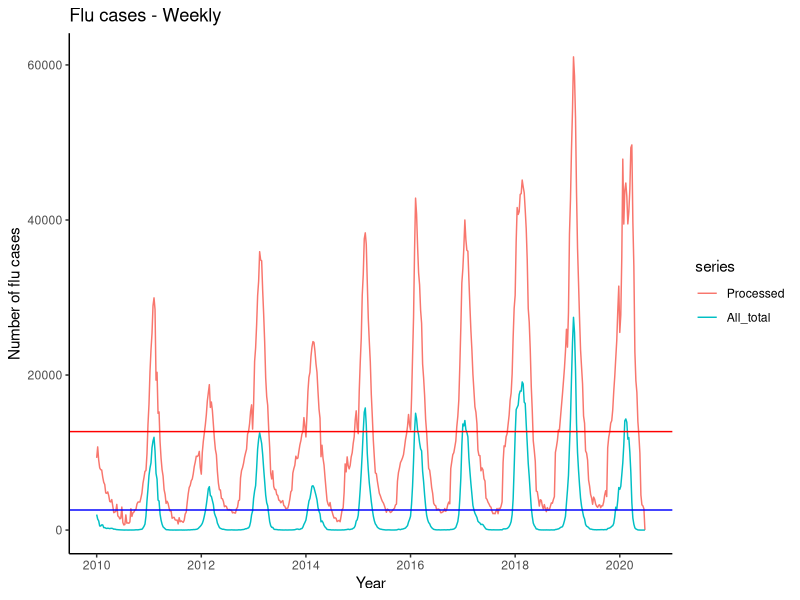
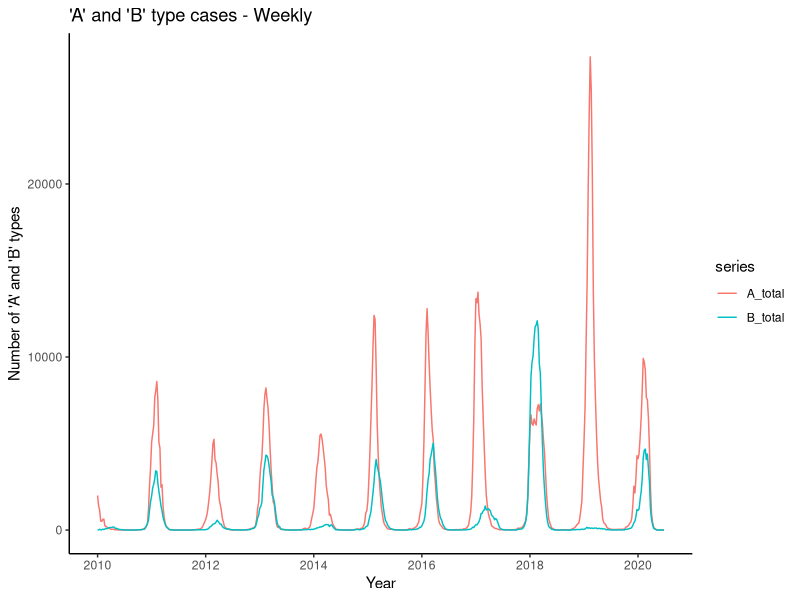
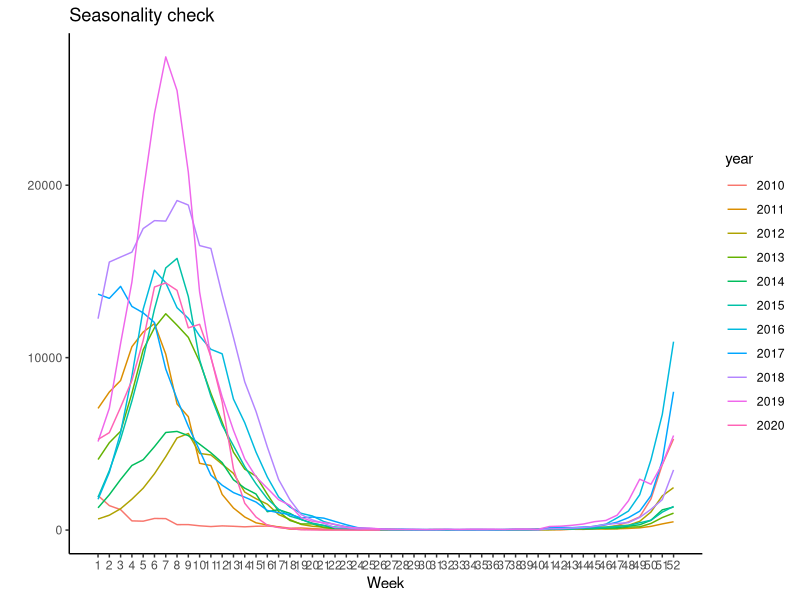
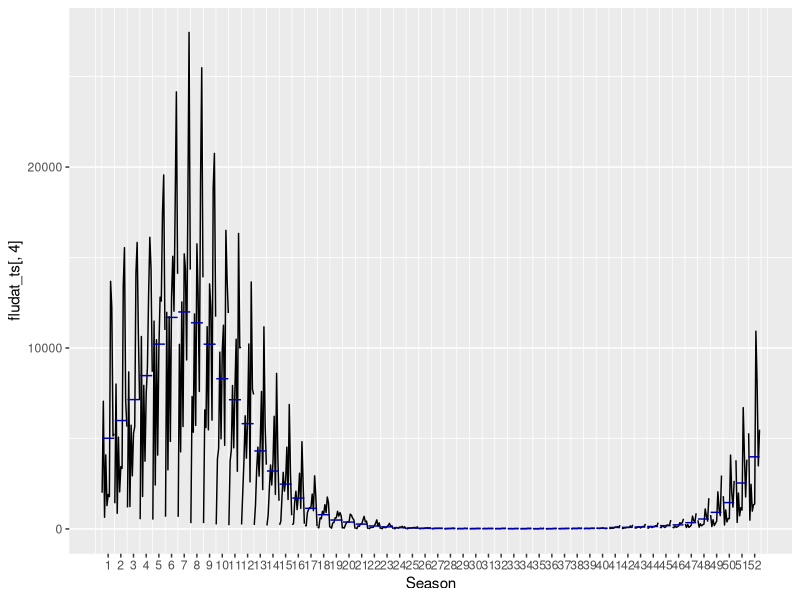
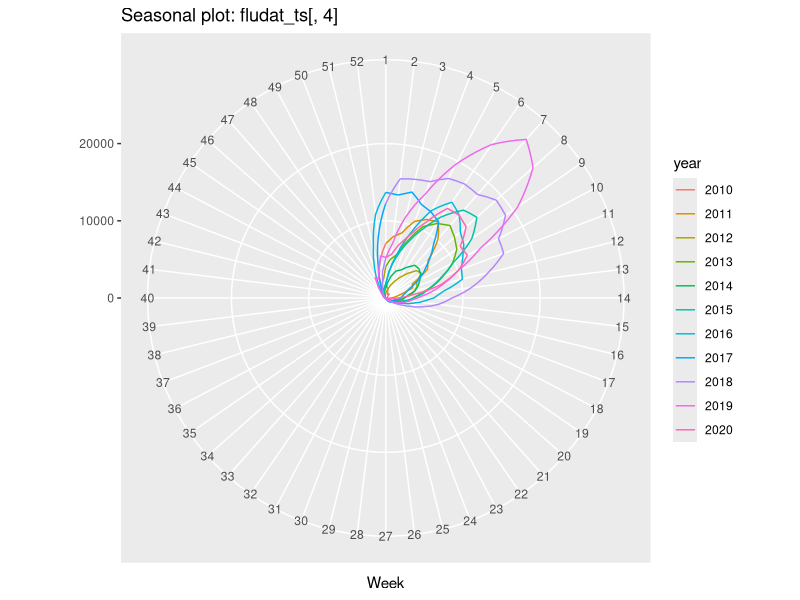
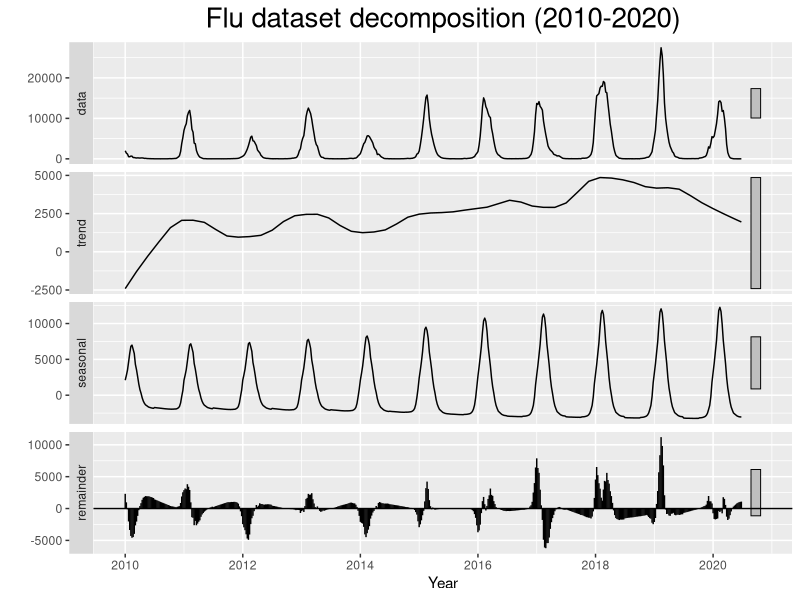
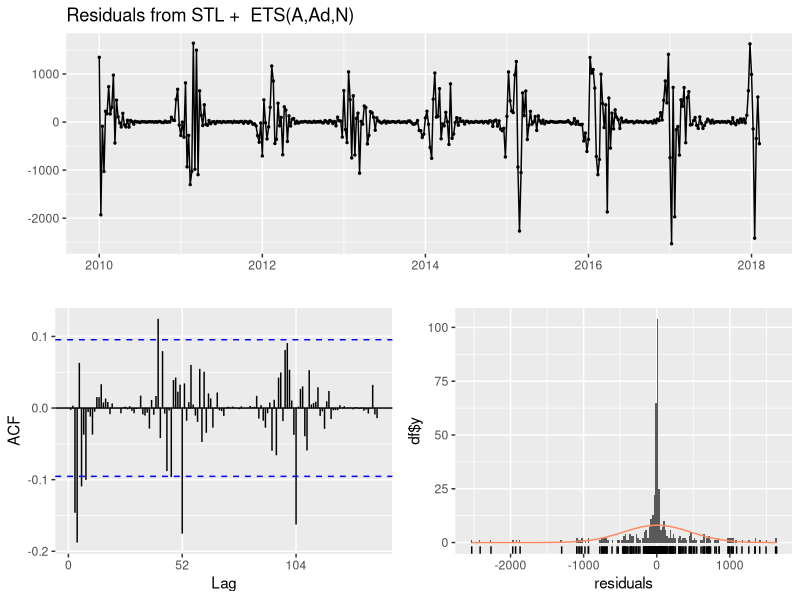
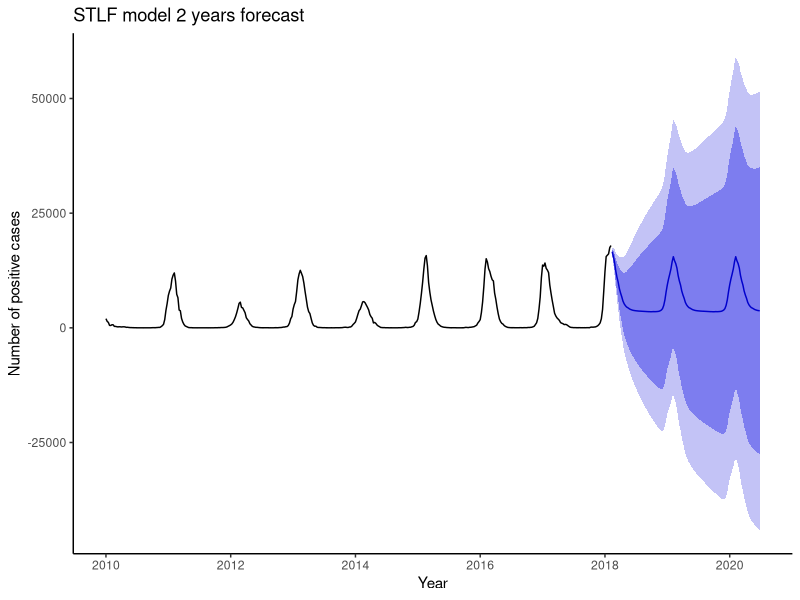

Recreate these plots in R, in order.
## ---- chunk 1
setwd("C:/Users/Asus/Documents/mentés/Egyetem/Python/Projects/Flu_Time_Series_Forecasting")
fludat <- read.csv("./dataset/flu__2010_2020.csv", sep = ";")
## ---- chunk 2
library(dplyr)

class(fludat)

# Replacing NA values with 0
fludat[is.na(fludat)] <- 0

# Parse to datetime
sapply(fludat,class)
fludat$sdate <- as.Date(fludat$Start.date)

# Pivot table:
fludat_pivot <- fludat %>% 
  select(sdate,Processed,A..Total.,B..Total.,Total.number.of.influenza.positive.viruses) %>% 
  group_by(sdate)  %>% 
  summarise(Processed = sum(Processed),A_total = sum(A..Total.), B_total = sum(B..Total.),All_total = sum(Total.number.of.influenza.positive.viruses))

# To csv for python LSTM modeling
write.csv(fludat_pivot, './dataset/Flu_pivot.csv', row.names = FALSE)

# Time series object creation:
fludat_ts <- ts(fludat_pivot[,c(2:5)], start = 2010, frequency = 52)
head(fludat_ts)
## ---- chunk 3
library(forecast)
library(ggplot2)

#Processed - All_total

autoplot(fludat_ts[,c(1,4)]) +
  ggtitle("Flu cases - Weekly") +
  theme(plot.title = element_text(hjust = 0.5, size = 20)) +
  xlab("Year") +
  ylab("Number of flu cases") +
  scale_x_continuous(breaks = seq(from = 2010, to =  2020, by = 2)) +
  geom_hline(yintercept = mean(fludat_ts[,1]), color = "red") +
  geom_hline(yintercept = mean(fludat_ts[,4]), color = "blue") +
  theme_classic() 
## ---- chunk 4
#A_total ~ B_total

autoplot(fludat_ts[,2:3]) +
  ggtitle("'A' and 'B' type cases - Weekly") +
  theme(plot.title = element_text(hjust = 0.5, size = 20)) +
  xlab("Year") +
  ylab("Number of 'A' and 'B' types") +
  scale_x_continuous(breaks = seq(from = 2010, to =  2020, by = 2)) +
  theme_classic()   
## ---- chunk 5
#seasonality plot ~ All_total

ggseasonplot(fludat_ts[,4], continuous = F, year.labels = F) +
  ggtitle("Seasonality check") + 
  theme(plot.title = element_text(hjust = 0.5, size = 20)) +
  xlab("Week") +
  theme_classic() 
  
ggsubseriesplot(fludat_ts[,4])

ggseasonplot(fludat_ts[,4], continuous = F, year.labels = F, polar = T)
## ---- chunk 6
#decomposition STL

autoplot(stl(fludat_ts[,4], s.window = 11,l.window = 52)) +
  ggtitle("Flu dataset decomposition (2010-2020)") + 
  theme(plot.title = element_text(hjust = 0.5, size = 20)) +
  xlab("Year") 
## ---- chunk 7
#1. STL + Exponential smoothing
library(forecast)
library(ggplot2)
library(dplyr)
#Train - Test 80%-20%
train_ets <- window(fludat_ts[,4], end = c(2018,6))

# Modeling, checking residuals
ets_model <- stlf(train_ets, h = 124)
checkresiduals(ets_model)

summary(ets_model)

# Forecasting
ets_forecast <- forecast(ets_model)
## ---- chunk 8
# Evaluation
accuracy(ets_forecast, fludat_ts[,4])

# Visualization
autoplot(ets_forecast) +
  ggtitle("STLF model 2 years forecast") +
  theme(plot.title = element_text(hjust = 0.5, size = 20)) +
  xlab("Year") +
  ylab("Number of positive cases") +
  scale_x_continuous(breaks = seq(from = 2010, to = 2020, by = 2)) +
theme_classic() 

# Comparing the forecast with the original data
plot(ets_forecast, main = "STLF model forecast", xlab = "Year", ylab = "Number of positive cases") 
  lines(fludat_ts[,4])
## ---- chunk 9
# Train - Test 80%-20%
train_arima <- subset(fludat_ts[,4], end = length(fludat_ts[,4]) - 104)
## ---- chunk 10
# Final model: ARIMA(2,0,0)(1,1,0)
arima_model<- Arima(train_arima, order=c(2,0,0), seasonal = list(order=c(1,1,0), period = 52), include.drift = TRUE)
checkresiduals(arima_model)
## ---- chunk 11
# Forecasting
arima_forecast <- forecast(arima_model, h = 124)

# Evaluation
accuracy(arima_forecast,fludat_ts[,4])

# Forecasting visualization
autoplot(arima_forecast) +
  ggtitle("ARIMA model 2 years forecast") +
  theme(plot.title = element_text(hjust = 0.5, size = 20)) +
  xlab("Year") +
  ylab("Number of positive cases") +
  scale_x_continuous(breaks = seq(from = 2010, to = 2020, by = 2)) + 
  theme_classic() 

# Comparing with the original data
plot(arima_forecast, main = "ARIMA model forecast", xlab = "Year", ylab = "Number of positive cases") 
  lines(fludat_ts[,4]) 

## ---- chunk 12
# Train - Test 80%-20%
train_tbats <- window(fludat_ts[,4], end = c(2018,6))

# TBATS modeling 
tbats_model <- tbats(train_tbats)
checkresiduals(tbats_model)

# Forecasting
tbats_forecast <- forecast(tbats_model, h = 124)
## ---- chunk 13
# Evaluation
accuracy(tbats_forecast,fludat_ts[,4])

# Forecast visualization
autoplot(tbats_forecast) +
  ggtitle("TBATS model 2 years forecast") +
  theme(plot.title = element_text(hjust = 0.5, size = 20)) +
  xlab("Year") +
  ylab("Number of positive cases") +
  scale_x_continuous(breaks = seq(from = 2010, to = 2020, by = 2)) +
  theme_classic() 

# Comparing with the original data
plot(tbats_forecast, main = "TBATS model forecast", xlab = "Year", ylab = "Number of positive cases") 
  lines(fludat_ts[,4]) 
## ---- chunk 14
### eval = F due to the large number of outpurs

fludat_ts[,4] %>% 
  tbats() %>% 
  forecast(h = 124) %>% 
  autoplot() +
  ggtitle("Flu 2 years forecasting with TBATS model") +
  theme(plot.title = element_text(hjust = 0.5, size = 20)) +
  scale_x_continuous(breaks = seq(from = 2010, to = 2022, by = 2)) +
  xlab("Year") +
  ylab("Number of positive cases")

# Check its values
fludat_ts[,4] %>% 
  tbats() %>% 
  forecast(h = 124) %>% 
  summary() %>% 
  print()
